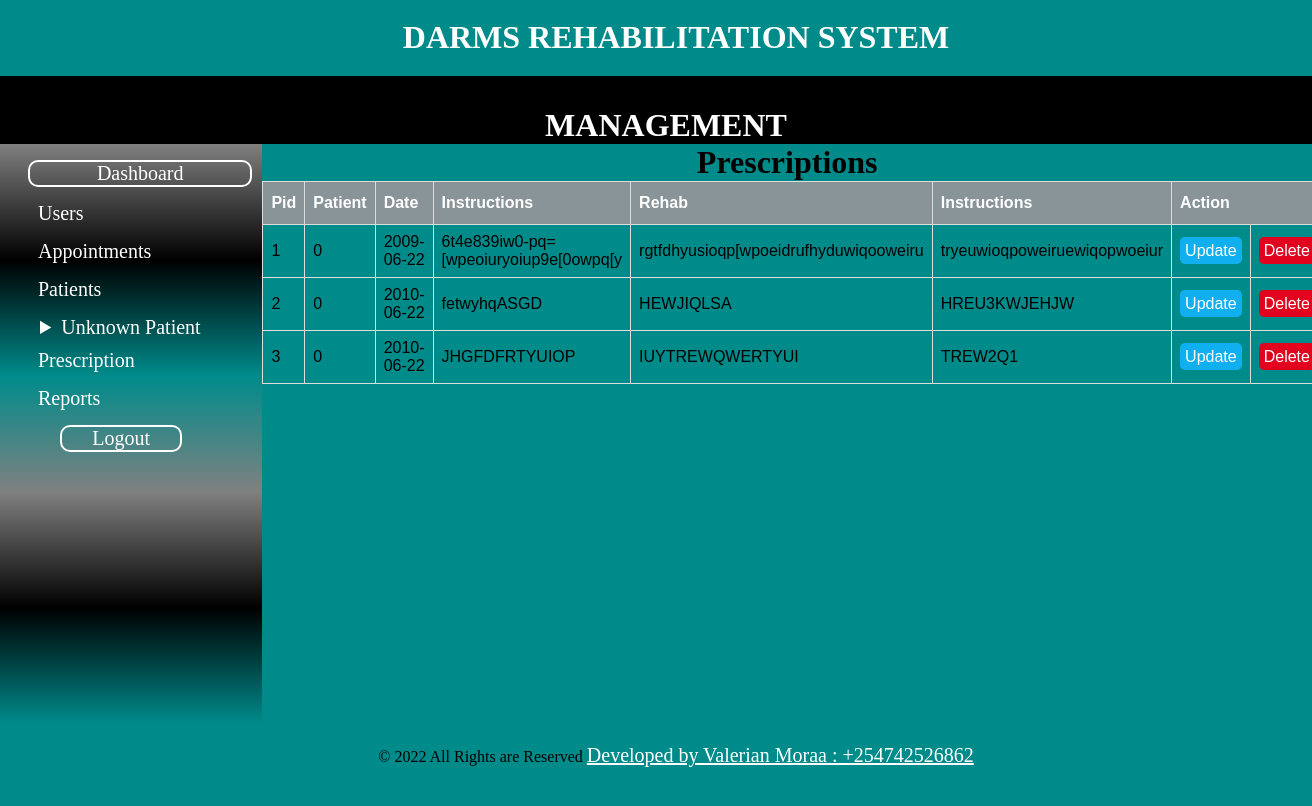
Screenshot of /admin/prescription.php with the database file from the repository.
### tables this page shows
CREATE TABLE `prescription` (
  `pid` int(10) NOT NULL,
  `patient_id` int(10) NOT NULL,
  `pdate` date NOT NULL,
  `diagnosis` varchar(150) NOT NULL,
  `rehab` varchar(150) NOT NULL,
  `instructions` varchar(150) DEFAULT NULL
);

### admin/prescription.php (the view, shortened to what this page needs)
<?php include "includes/header.php"; ?>
<?php include "includes/navigation.php"; ?>
<?php include "includes/sidebar.php"; ?>
<div class="article">
    <h1 id="titleoftable">Prescriptions</h1>
    <table id="patients">
        <thead>
            <th>Pid</th>
            <th>Patient</th>
            <th>Date</th>
            <th>Instructions</th>
            <th>Rehab</th>
            <th>Instructions</th>
            <th colspan="2">Action</th>
        </thead>
        <tbody>
            <?php
            $db = mysqli_connect('localhost', 'Valerian', '#Valeriephyl254', 'darms');
            $query = "SELECT * FROM prescription";
            $select_all_prescriptions = mysqli_query($db, $query);
            while ($row = mysqli_fetch_assoc($select_all_prescriptions)) {
                $prescription_id = $row['pid'];
                $patient_id = $row['patient_id'];
                $pdate = $row['pdate'];
                $diagnosis = $row['diagnosis'];
                $rehab = $row['rehab'];
                $instructions = $row['instructions'];
                echo "<tr>";
                echo "<td>{$prescription_id}</td>";
                echo "<td>{$patient_id}</td>";
                echo "<td>{$pdate}</td>";
                echo "<td>{$diagnosis}</td>";
                echo "<td>{$rehab}</td>";
                echo "<td>{$instructions}</td>";
                echo "<td><a class='edit' href='editpres.php?edit={$patient_id}'>Update</a></td>";
                echo "<td><a class='delete' href='prescription.php?delete={$patient_id}'>Delete</a></td>";
                echo "</tr>";
            }
            ?>
        </tbody>
    </table>
</div>
<?php include "includes/footer.php"; ?>

### admin/includes/header.php (style rules this page uses)
body { border: 0; margin: 0; overflow-x: hidden; background: darkcyan; }
h1 { text-align: center; }
.article { width: 80%; float: left; height: 580px; }

### admin/prescription.php (style rules this page uses)
#titleoftable { text-align: center; margin: auto; }
#patients { font-family: Arial, Helvetica, sans-serif; border-collapse: collapse; width: 70%; }
#patients td, #patients th { border: 1px solid #ddd; padding: 8px; }
#patients th { padding-top: 12px; padding-bottom: 12px; text-align: left; background-color: #899499; color: white; }
.edit { background: #10AFEF; color: #fff; padding: 5px; text-decoration: none; border-radius: 5px; }
.delete { background:#E2031E ; color: #fff; width: 50px; padding: 5px; text-decoration:none ; border-radius: 5px; }

### rows the page displays
prescription: pid "1", patient "0", pdate "2009-06-22", diagnosis "6t4e839iw0-pq=[wpeoiuryoiup9e[0owpq[y", rehab "rgtfdhyusioqp[wpoeidrufhyduwiqooweiru", instructions "tryeuwioqpoweiruewiqopwoeiur"
prescription: pid "2", patient "0", pdate "2010-06-22", diagnosis "fetwyhqASGD", rehab "HEWJIQLSA", instructions "HREU3KWJEHJW"
prescription: pid "3", patient "0", pdate "2010-06-22", diagnosis "JHGFDFRTYUIOP", rehab "IUYTREWQWERTYUI", instructions "TREW2Q1"
